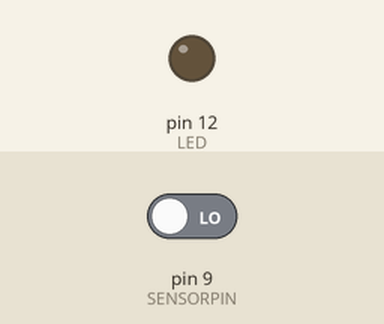
Recording of a sketch running on a simulated Arduino Uno, built with avr-gcc and run on an emulated ATmega328P. Shown: output pins drawn as LEDs (lit = HIGH). The test bench sets the inputs (shaded band); at power-on: pin 9 (SENSORPIN) LOW. The audio player accepts every command and is not drawn.

Above: at 1.2 s.
1.3 s: pin 9 (SENSORPIN) driven HIGH
At 1.9 s:
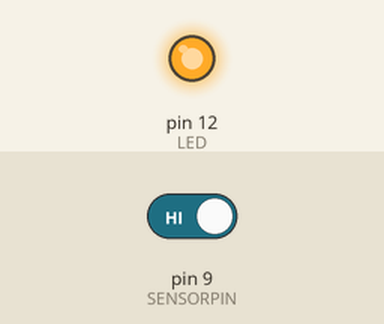
2.8 s: pin 9 (SENSORPIN) driven LOW
At 3.1 s:
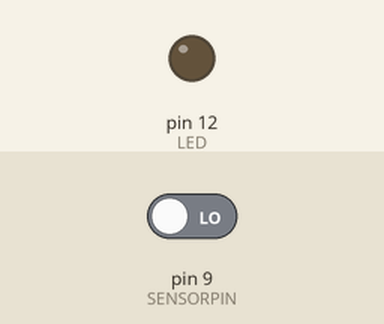
Timing chart, 0 to 5.8 s (numbered marks = the images above; inputs shaded):
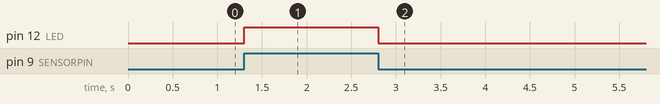

Measured:
- after the input at 1.3 s, pin 12 (LED): LOW → HIGH at once
- after the input at 2.8 s, pin 12 (LED): HIGH → LOW at once

The sketch:

try_69.ino
```cpp
#include <PCM.h>

const unsigned char sample[] PROGMEM = {
  // Your audio sample data goes here

};

#define SENSORPIN 9
#define LED 12

bool isPlaying = false;

void setup() {
  // put your setup code here, to run once:
  pinMode(SENSORPIN, INPUT);
  pinMode(LED, OUTPUT);
  startPlayback(sample, sizeof(sample));
}

void loop() {
  // put your main code here, to run repeatedly:
  int pirSensor = digitalRead(SENSORPIN);
  if (pirSensor == HIGH) {
    // PIR sensor is high, play music if not already playing
      digitalWrite(LED, HIGH);
    startPlayback(sample, sizeof(sample));
    }
   else {
    // PIR sensor is low, stop music if it's playing
      isPlaying = false;
      digitalWrite(LED, LOW);
    }
  }
```
